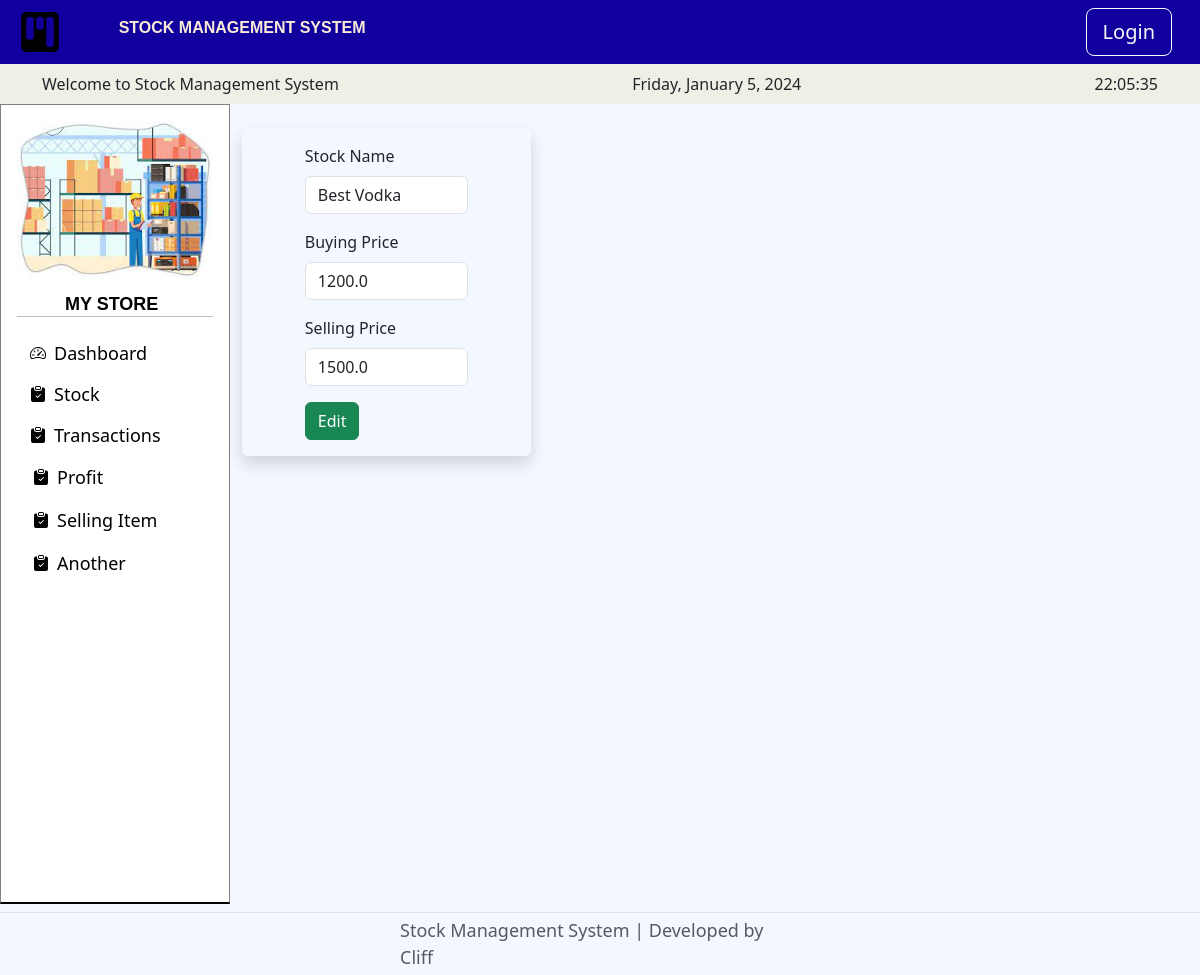
/edit/6, run on the app's committed database.
### main.py (models this page shows)
class Stock(db.Model):
    __tablename__ = "stock"
    id = db.Column(db.Integer, primary_key=True)
    item_name = db.Column(db.String(100), unique=True, nullable=False)
    item_quantity = db.Column(db.Integer, nullable=False)
    buying_price = db.Column(db.Float, nullable=False)
    selling_price = db.Column(db.Float, nullable=False)
    transactions = db.relationship("Transactions", back_populates="itemname", cascade="all, delete-orphan")

### main.py (the view)
@app.route("/edit/<int:stock_id>", methods=['POST', 'GET'])
def edit(stock_id):
    stock_to_edit = db.get_or_404(Stock, stock_id)
    edit_form = EditForm(
        item_name=stock_to_edit.item_name,
        buying_price=stock_to_edit.buying_price,
        selling_price=stock_to_edit.selling_price
    )
    if request.method == "POST":
        new_b_price = float(edit_form.buying_price.data)
        new_s_price = float(edit_form.selling_price.data)
        stock_manager.update_item_b_price(stock_to_edit.item_name, new_b_price)
        stock_manager.update_item_s_price(stock_to_edit.item_name, new_s_price)
        return redirect(url_for('stock'))
    return render_template('edit.html', form=edit_form)

### forms.py
class EditForm(FlaskForm):
    item_name = StringField(label="Stock Name", validators=[DataRequired()])
    buying_price = FloatField(label="Buying Price", validators=[DataRequired()])
    selling_price = FloatField(label="Selling Price", validators=[DataRequired()])
    submit = SubmitField("Edit")

### templates/edit.html
{% from "bootstrap5/form.html" import render_form %}
{% extends 'index.html' %}
{% block content %}
<main class="mb-4">
    <div class="container bordered rounded shadow my-4 p-3">
      <div class="row">
        <div class="col-lg-8 col-md-10 mx-auto">
          {{ render_form(form, novalidate=True, button_map={"submit": "success"}) }}
        </div>
      </div>
    </div>
  </main>
{% endblock %}

### static/style.css (style rules this page uses)
body, html { height: 100%; margin: 0; }

### data on the page
Stock: item_name "Best Vodka", buying_price "1200.0", selling_price "1500.0"
